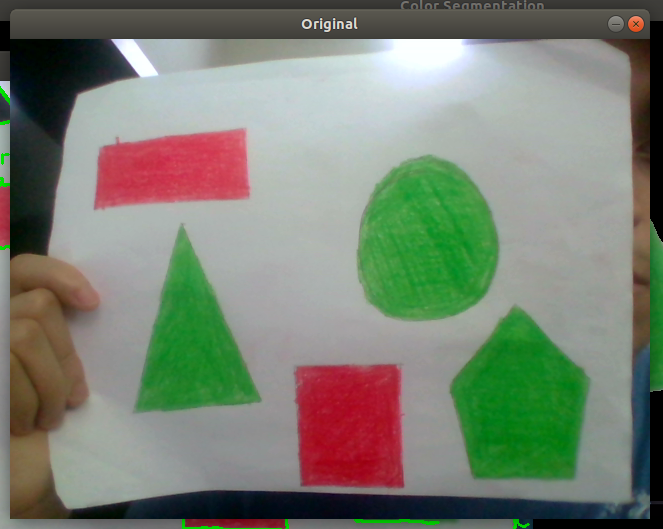
#> input picture images/img1.png, 663 x 529 px, given in place of the camera
$ python Contour_code.py
#> lines starting #> are read from the running program, lines starting #| are printed output that depends on the picture; after the words box and inside, x2 and y2 are one past the last pixel; in counts of white or black regions, pixels touching at a corner belong together; long printed decimals are rounded
import numpy as np
import cv2

#Capture video
cap = cv2.VideoCapture(0)

while(True):
    #Capture frame-by-frame
    ret, frame = cap.read()
#> frame is the input picture: shape (529, 663, 3); mean B, G, R 114.3, 128.6, 121.9
    ret, frame2 = cap.read()

    #Varible to smoother the shape detection
    gray = cv2.cvtColor(frame2, cv2.COLOR_BGR2GRAY)
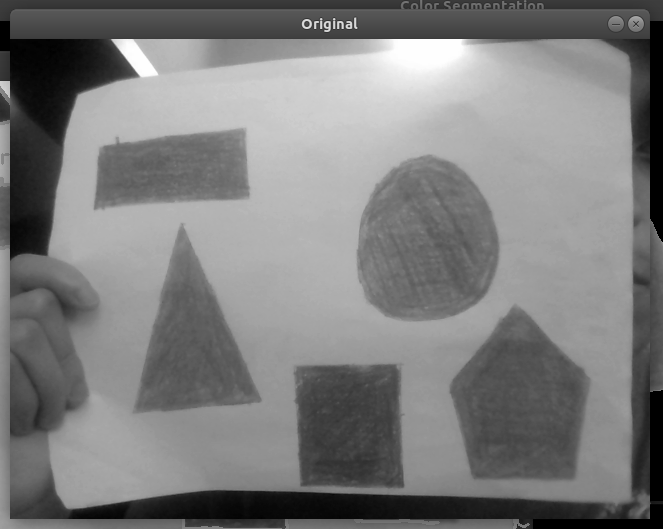
#> gray: shape (529, 663); min 0, max 255, mean 125
    cnn = cv2.Canny(gray, 10, 150)
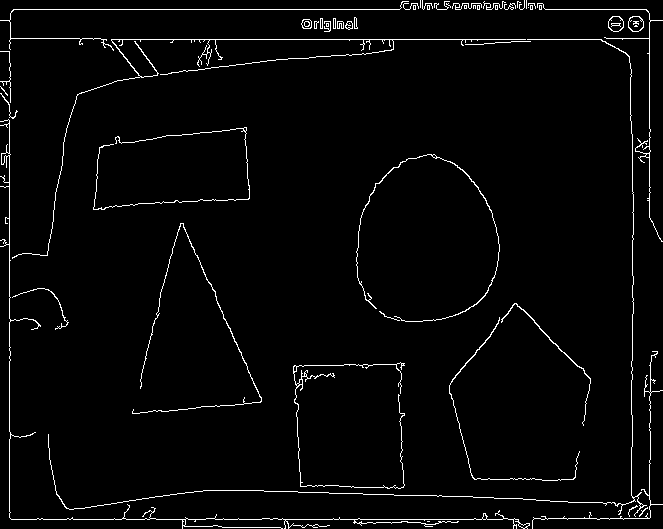
#> cnn: shape (529, 663); 2.7% white in thin lines or dots
    cnn = cv2.dilate(cnn, None, iterations=1)
#> cnn: shape (529, 663); 8.5% white; 9 white regions, largest, box (x1, y1, x2, y2) and area: (0, 0, 663, 529) 19753, (292, 361, 406, 490) 1966, (355, 153, 501, 323) 1891
    cnn = cv2.erode(cnn, None, iterations=1)
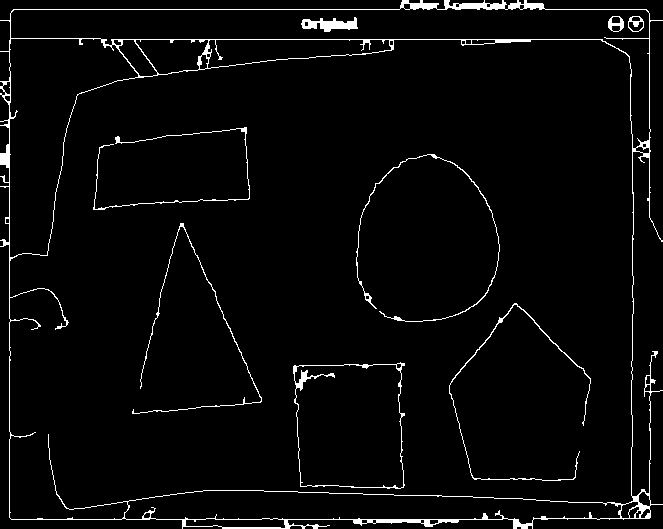
#> cnn: shape (529, 663); 3.3% white in thin lines or dots
    cnts,_ = cv2.findContours(cnn, cv2.RETR_EXTERNAL, cv2.CHAIN_APPROX_SIMPLE)
#> cnts = 1 contour; box (x1, y1, x2, y2) and area: (0, 0, 663, 529) 323168
    cv2.drawContours(frame2, cnts, -1, (0,255,0), 2)
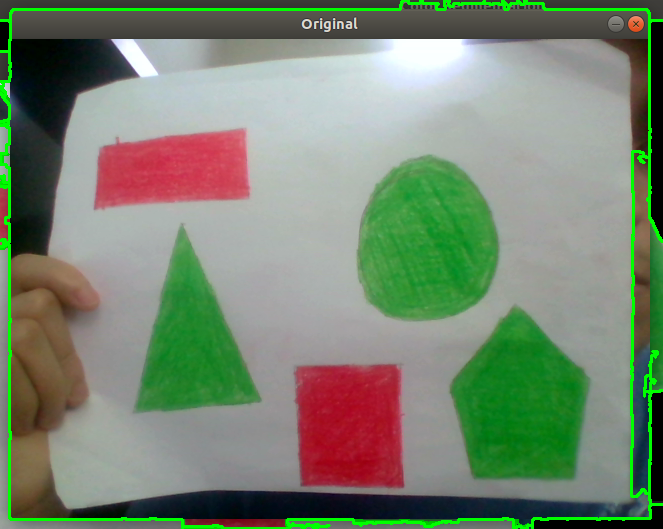
#> frame2: shape (529, 663, 3); 2.58% of pixels changed, all inside (x1, y1, x2, y2) = (0, 0, 663, 529)

    #Shape detection
    for c in cnts:
      area = cv2.contourArea(c)
      perimeter = cv2.arcLength(c,True)
      epsilon = 0.01*cv2.arcLength(c,True)
      approx = cv2.approxPolyDP(c,epsilon,True)
      x,y,w,h = cv2.boundingRect(approx)
      #Triangulo & perimetro
      if len(approx)==3:
        cv2.putText(frame2,'Triangulo: ' + str(int(perimeter)), (x,y-5),1,1.5,(0,255,0),2)
      #Cuadrado & perimetro
      if len(approx)==4:
        aspect_ratio = float(w)/h
        print('aspect_ratio= ', aspect_ratio)
        if aspect_ratio == 1:
          cv2.putText(frame2,'Cuadrado: ' + str(int(perimeter)), (x,y-5),1,1.5,(0,255,0),2)
        #Rectangulo & perimetro
        else:
          cv2.putText(frame2,'Rectangulo: ' + str(int(perimeter)), (x,y-5),1,1.5,(0,255,0),2)
      #Pentagono & perimetro
      if len(approx)==5:
        cv2.putText(frame2,'Pentagono: ' + str(int(perimeter)), (x,y-5),1,1.5,(0,255,0),2)
      #Circulo & perimetro
      if len(approx)>10:
        cv2.putText(frame2,'Circulo: ' + str(int(perimeter)), (x,y-5),1,1.5,(0,255,0),2)
#> this loop made 1 pass
#> (area, perimeter, epsilon, approx, x, y, w, h) on pass 1: (323167.5, 3410.3, 34.1, [[662, 20], [13, 9], [9, 517], [649, 518]], 9, 9, 654, 510)
#| aspect_ratio=  1.282
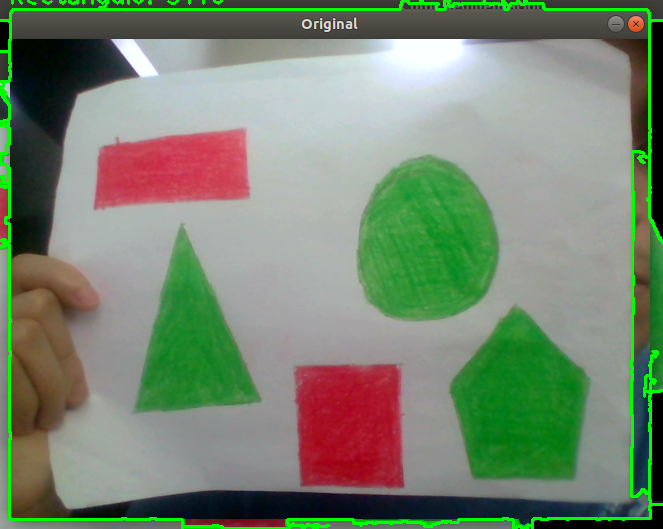
#> frame2: shape (529, 663, 3); 0.12% of pixels changed, all inside (x1, y1, x2, y2) = (11, 0, 223, 8)

    #Color segmentation
    blurred_frame = cv2.GaussianBlur(frame, (5, 5), 0)
    hsv_frame = cv2.cvtColor(blurred_frame, cv2.COLOR_BGR2HSV)
#> hsv_frame: shape (529, 663, 3); mean H, S, V 71.8, 67.5, 140.7

    # Red Color
    lower_blue = np.array([161,155,84])
    upper_blue = np.array([179,255,255])
    red_mask = cv2.inRange(hsv_frame, lower_blue, upper_blue)
#> red_mask: shape (529, 663); 5.7% white; 4 white regions, box (x1, y1, x2, y2) and area: (298, 367, 403, 486) 11617, (100, 137, 244, 200) 7300, (187, 520, 284, 528) 570, (0, 189, 10, 241) 494
    red = cv2.bitwise_and(frame, frame, mask = red_mask)

    #Green color
    lower_green = np.array([25,52,72])
    upper_green = np.array([102,255,255])
    green_mask = cv2.inRange(hsv_frame, lower_green, upper_green)
#> green_mask: shape (529, 663); 15.3% white; 38 white regions (21 under 20 px), largest, box (x1, y1, x2, y2) and area: (357, 155, 499, 321) 18491, (450, 306, 590, 482) 17720, (136, 228, 261, 412) 12346
    green = cv2.bitwise_and(frame, frame, mask = green_mask)

    #Print results
    win = cv2.hconcat([red, green])
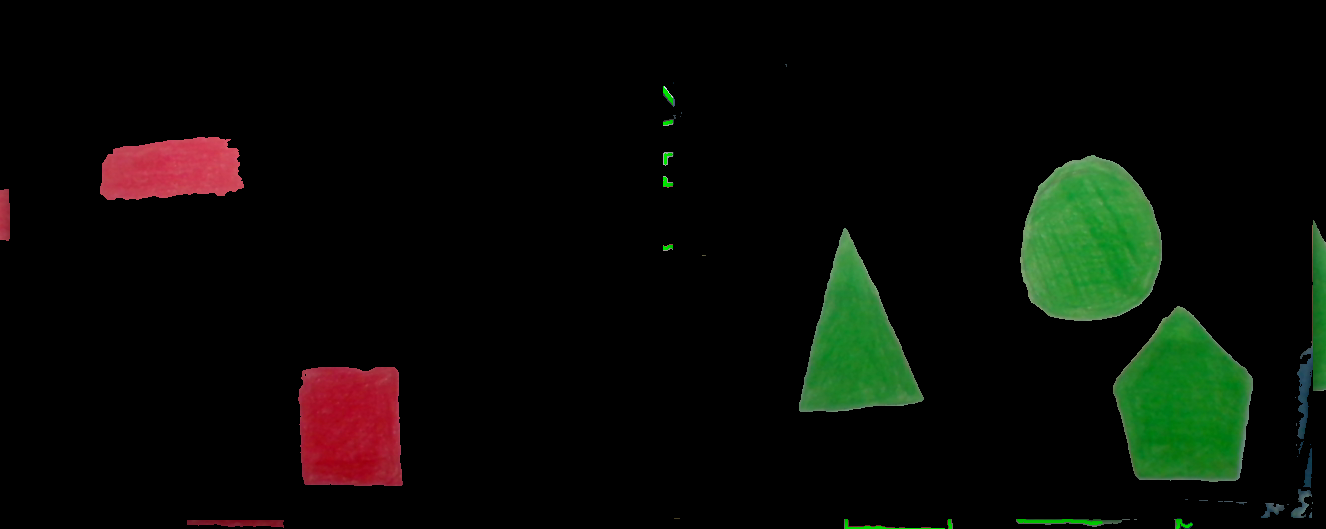
#> win: shape (529, 1326, 3); mean B, G, R 5.7, 11.4, 8.4
    cv2.imshow('Color Segmentation', win)
    cv2.imshow('Original', frame)
    cv2.imshow('Contour & Area', frame2)
    cv2.drawContours(frame2, [approx], 0, (0,255,0),2)
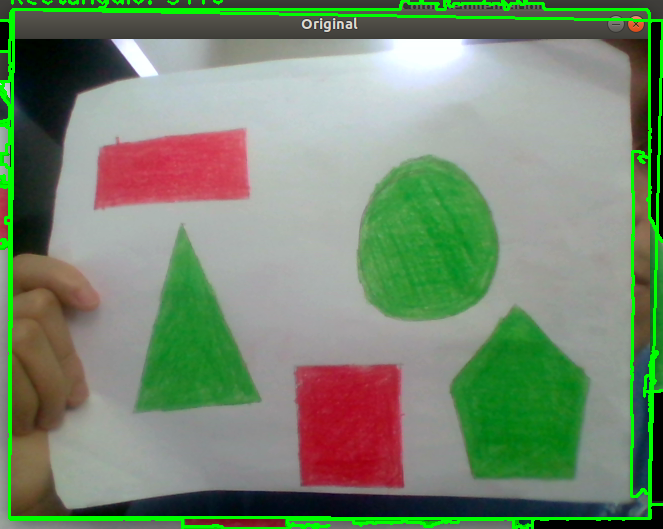
#> frame2: shape (529, 663, 3); 1.4% of pixels changed, all inside (x1, y1, x2, y2) = (10, 11, 663, 520)

    if cv2.waitKey(20) & 0xFF == ord('q'):
#> (key q is pressed here)
        break

# When everything done, release the capture
cap.release()
cv2.destroyAllWindows()

$ run again, on images/img3.png
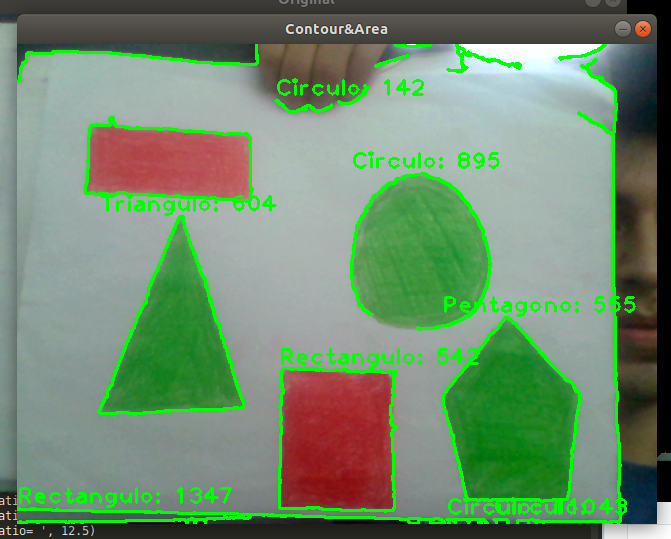
#> input picture images/img3.png, 671 x 539 px, given in place of the camera
#> frame is the input picture: shape (539, 671, 3); mean B, G, R 109.7, 139.2, 112.3
#> `cnn = cv2.erode(cnn, None, iterations=1)`:
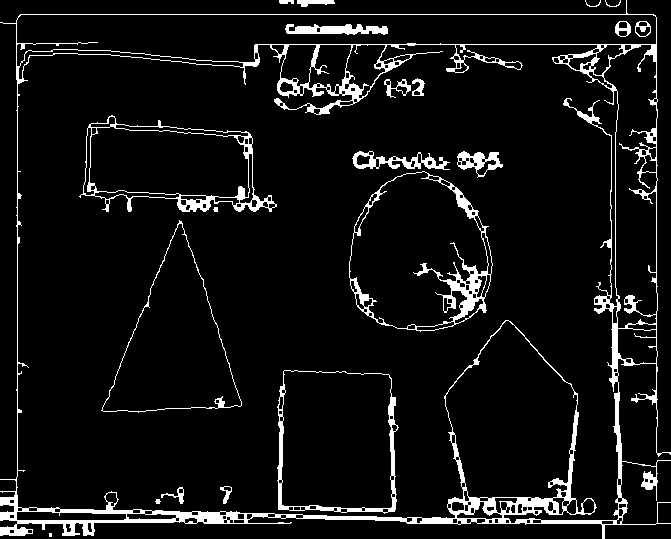
#> cnn: shape (539, 671); 7.2% white; 21 white regions (1 under 20 px)
#> cnts = 6 contours, 3 with area under 20; largest, box (x1, y1, x2, y2) and area: (0, 0, 671, 539) 319901, (297, 0, 335, 7) 130, (279, 0, 294, 4) 34
#> the loop `for c in cnts:` made 6 passes
#> (area, perimeter, epsilon, x, y, w, h) on passes 2, 5, 6: (319901, 3509.2, 35.09, 0, 15, 671, 521), (130, 84.49, 0.845, 297, 0, 38, 7), (34.5, 36.24, 0.362, 279, 0, 15, 4)
#> (printed output is left out)
#> hsv_frame: shape (539, 671, 3); mean H, S, V 69, 73.6, 147.3
#> red_mask: shape (539, 671); 2.6% white; 18 white regions (11 under 20 px), largest, box (x1, y1, x2, y2) and area: (283, 374, 391, 507) 8842, (356, 474, 390, 497) 312, (133, 148, 159, 161) 142
#> green_mask: shape (539, 671); 24.3% white; 86 white regions (35 under 20 px), largest, box (x1, y1, x2, y2) and area: (0, 42, 653, 526) 35504, (349, 171, 493, 332) 18313, (96, 214, 246, 417) 16333
#> `win = cv2.hconcat([red, green])`:
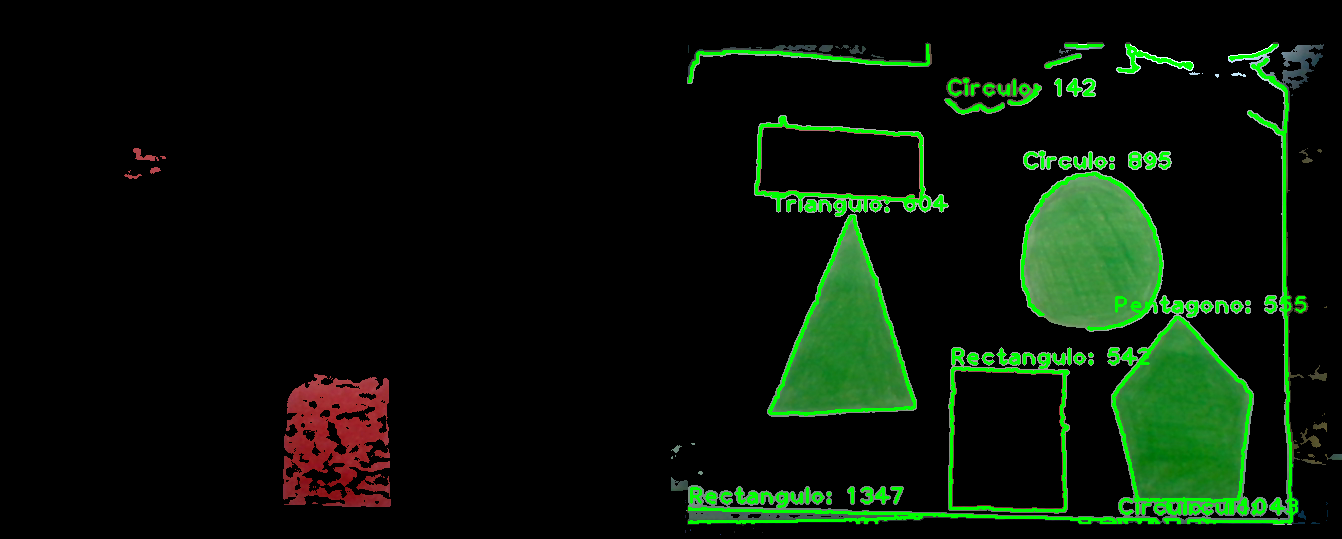
#> win: shape (539, 1342, 3); mean B, G, R 7.4, 20.6, 8.5

$ run again, on images/img5.png
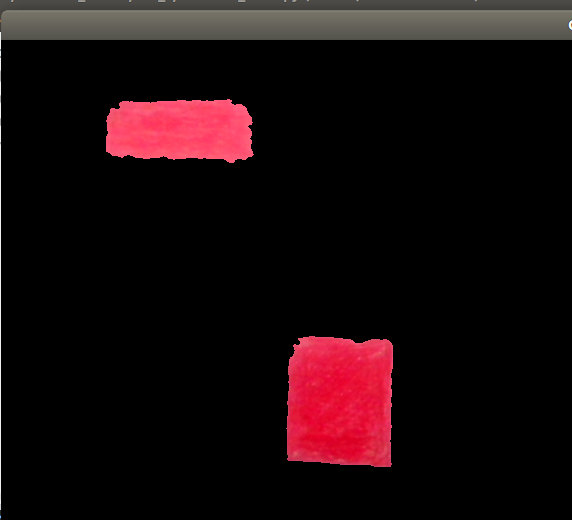
#> input picture images/img5.png, 572 x 520 px, given in place of the camera
#> frame is the input picture: shape (520, 572, 3); mean B, G, R 12.8, 10.9, 24.5
#> `cnn = cv2.erode(cnn, None, iterations=1)`:
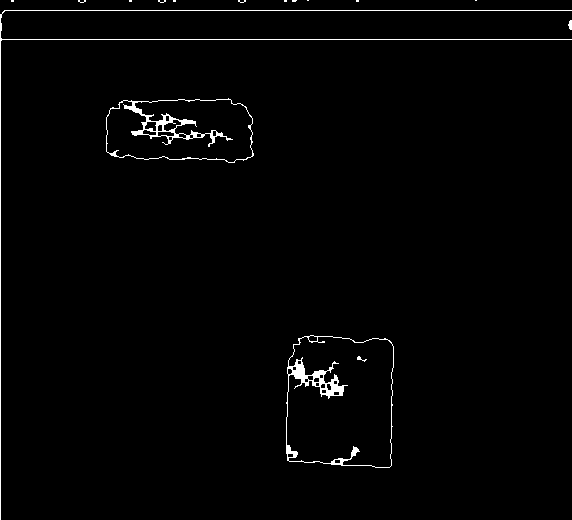
#> cnn: shape (520, 572); 1.5% white in thin lines or dots
#> cnts = 15 contours, 13 with area under 20; largest, box (x1, y1, x2, y2) and area: (286, 335, 394, 468) 13002, (106, 98, 254, 163) 8161
#> the loop `for c in cnts:` made 15 passes
#> (area, perimeter, epsilon, x, y, w, h) on passes 1 to 2: (13001.5, 473.1, 4.73, 287, 338, 105, 130), (8161, 416.8, 4.17, 106, 98, 148, 63)
#> (printed output is left out)
#> hsv_frame: shape (520, 572, 3); mean H, S, V 15.5, 17.6, 24.3
#> red_mask: shape (520, 572); 7.1% white; 2 white regions, box (x1, y1, x2, y2) and area: (286, 336, 393, 467) 12916, (106, 99, 254, 163) 8187
#> green_mask: shape (520, 572); every value is 0
#> green: shape (520, 572, 3); every value is 0
#> `win = cv2.hconcat([red, green])`:
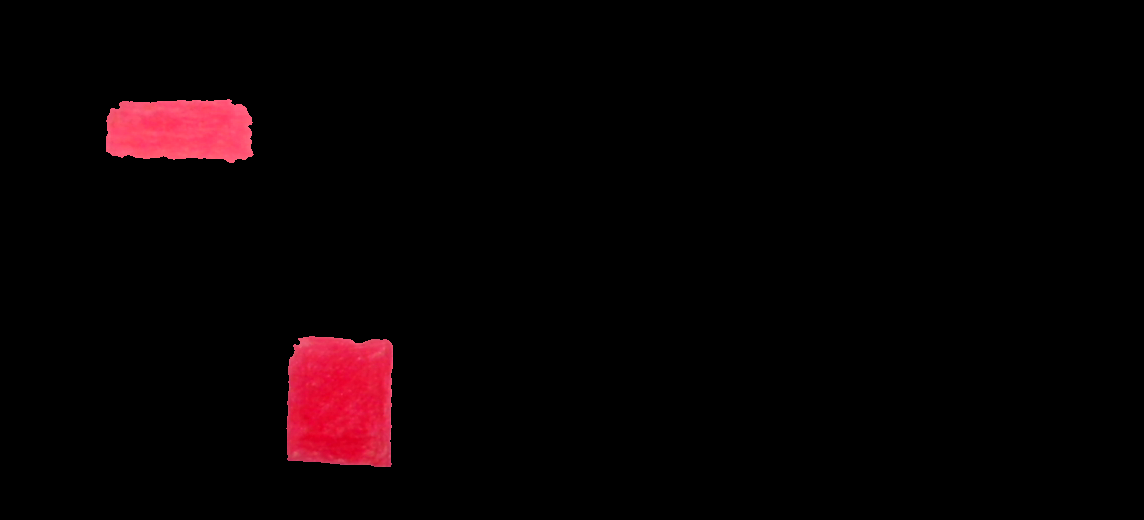
#> win: shape (520, 1144, 3); mean B, G, R 2.9, 1.7, 8.4
